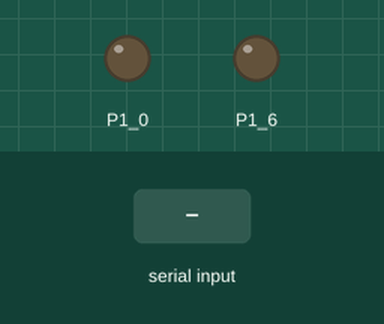
A sketch run on a simulated TI MSP430 LaunchPad. Shown: output pins drawn as LEDs (lit = HIGH). Inputs (shaded band) come from the test bench. What the sketch prints to the serial monitor is not drawn.

Above: at 1.2 s.
1.3 s: "1" received over Serial
At 2.0 s:
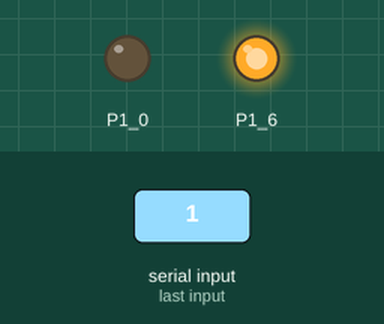
2.8 s: "3" received over Serial
At 3.1 s:
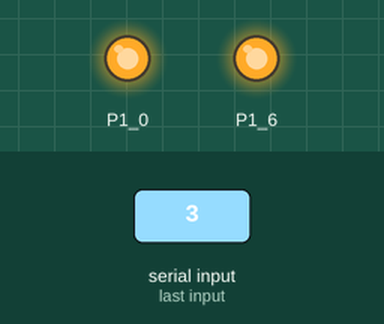
4.3 s: "2" received over Serial
At 5.5 s:
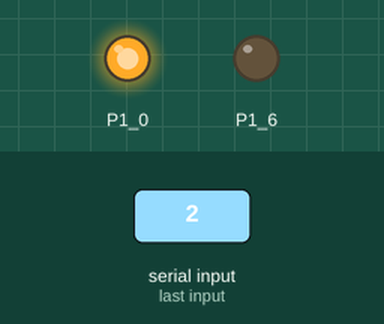
Timing chart, 0 to 7.3 s (numbered marks = the images above; inputs shaded):
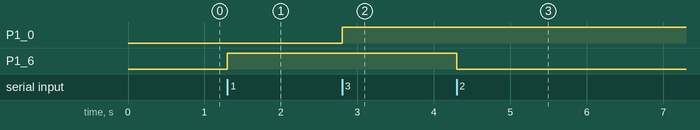

The sketch:

test.ino
```cpp
/*****************************************************
 * Designer: Erhan YILMAZ		             		 *
 * Application: Energia test application             *
 * Date: 23-11-2015				     				 *
 * Version: 1.0					     				 *
 * Description:	Energia test code for Telegram       *
 * control application,codes are runing on MSP430    *
 * Launchpad(MSP430G2553)                            *
 * **************************************************/


void setup() {
  // initialization
  Serial.begin(9600);
  pinMode(RED_LED, OUTPUT);
  pinMode(GREEN_LED, OUTPUT);
  pinMode(PUSH2, INPUT_PULLUP);
  digitalWrite(RED_LED, LOW);
  digitalWrite(GREEN_LED, LOW);
}

void loop() {
  if (Serial.available())
  {
    int inByte = Serial.read();
    switch(inByte)
    {
      case '1':
        digitalWrite(GREEN_LED, HIGH);
        Serial.print("Green LED On");
      break;

      case '2':
        digitalWrite(GREEN_LED, LOW);
        Serial.print("Green LED Off");
      break;

      case '3':
        digitalWrite(RED_LED, HIGH);
        Serial.print("Red LED On");
      break;

      case '4':
        digitalWrite(RED_LED, LOW);
        Serial.print("Red LED Off");
      break;

      case '5':
        if(digitalRead(PUSH2)==HIGH)
        {
          Serial.print("Button Not Pressed");
        }
        else
        {
          Serial.print("Button Pressed");
        }
      break;

      default:
        Serial.println("Undefined Command");
        Serial.println("Available Commands");
        Serial.println("Ledgreenon");
        Serial.println("Ledgreenoff");
        Serial.println("Ledredon");
        Serial.println("Ledredoff");
        Serial.print("Button");
      break;
    }
  }
}
```

Measured:
- after the input at 1.3 s, P1_6: LOW → HIGH at once
- after the input at 2.8 s, P1_0: LOW → HIGH at once
- after the input at 4.3 s, P1_6: HIGH → LOW at once
